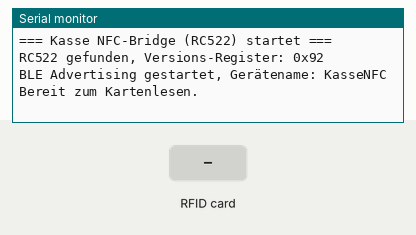
A sketch run on a simulated ESP32. Parts: the last lines printed to the serial monitor. The inputs (shaded band) are chosen by the test bench. Nothing arrives over Bluetooth unless stated; a phone connects over Bluetooth LE 3 s after start.

Above: at 1.2 s.
1.3 s: RFID card 5E 7A 19 C4 held to the reader
At 1.9 s:
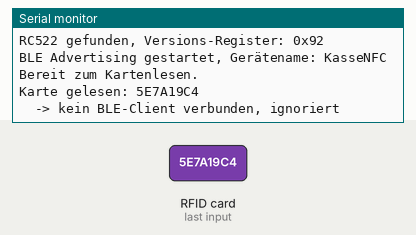
4.5 s: RFID card 5E 7A 19 C4 held to the reader
At 5.7 s:
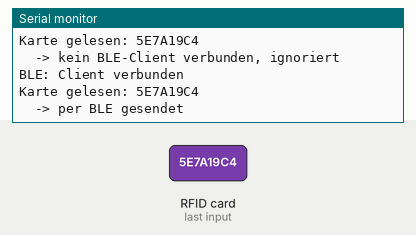

Measured:
- after the input at 1.3 s, the serial monitor: prints a new line at once (image 1)
- after the input at 4.5 s, the serial monitor: prints a new line after 0.07 s (image 2)

The sketch:

KinderKasseNFC_RC522.ino
```cpp
/*
 * ESP32 + RC522 → Web Bluetooth NFC Bridge (Variante für RC522 statt PN532)
 * =============================================================================
 * Liest NFC-Karten-UIDs über den RC522 (SPI) und sendet sie als
 * BLE-Notification an den Browser (Web Bluetooth API).
 *
 * Lenovo Tab M11 hat kein eigenes NFC — dieser Bridge ersetzt es.
 *
 * Verkabelung (SPI-Modus, RC522 läuft IMMER über SPI, kein Umschalten nötig):
 *   RC522 SDA(SS) -> ESP32 GPIO5
 *   RC522 SCK     -> ESP32 GPIO18
 *   RC522 MOSI    -> ESP32 GPIO23
 *   RC522 MISO    -> ESP32 GPIO19
 *   RC522 RST     -> ESP32 GPIO22
 *   RC522 GND     -> ESP32 GND
 *   RC522 3.3V    -> ESP32 3.3V   (NIEMALS 5V! RC522 ist 3.3V-only)
 *
 * Benötigte Libraries (über Arduino IDE Library Manager):
 *   - "MFRC522" von GithubCommunity (oft als "MFRC522v2" gelistet)
 *   - ESP32 BLE Arduino (kommt mit dem ESP32-Board-Paket)
 *
 * Unterstützt MIFARE Classic / Ultralight (ISO14443A) — die gängigsten
 * NFC-Karten und -Schlüsselanhänger. Reicht für dieses Kassenspiel-Projekt.
 *
 * Nach dem Flashen erscheint das Gerät als "KasseNFC" in der
 * Bluetooth-Geräteliste. Die Web-App verbindet sich automatisch,
 * sobald man in der Kasse auf "Mit NFC-Box bezahlen" tippt.
 */

#include <SPI.h>
#include <MFRC522.h>
#include <BLEDevice.h>
#include <BLEServer.h>
#include <BLEUtils.h>
#include <BLE2902.h>

// ── RC522 Setup (SPI) ────────────────────────────────────────────────────────
#define RST_PIN   22
#define SS_PIN     5
MFRC522 mfrc522(SS_PIN, RST_PIN);

// ── BLE GATT UUIDs ──────────────────────────────────────────────────────────
// Eigene, zufällig generierte UUIDs — müssen exakt mit dem Frontend übereinstimmen!
#define SERVICE_UUID        "7a0f0001-1b55-4e2a-9c2e-9a6b9f3a2c10"
#define UID_CHAR_UUID        "7a0f0002-1b55-4e2a-9c2e-9a6b9f3a2c10"
#define DEVICE_NAME          "KasseNFC"

BLEServer* pServer = nullptr;
BLECharacteristic* pUidCharacteristic = nullptr;
bool deviceConnected = false;

// Verhindert, dass dieselbe Karte mehrfach pro Auflegen gesendet wird
String lastUid = "";
unsigned long lastReadTime = 0;
const unsigned long DEBOUNCE_MS = 1500;

// ── BLE Server Callbacks ──────────────────────────────────────────────────
class ServerCallbacks : public BLEServerCallbacks {
  void onConnect(BLEServer* server) override {
    deviceConnected = true;
    Serial.println("BLE: Client verbunden");
  }
  void onDisconnect(BLEServer* server) override {
    deviceConnected = false;
    Serial.println("BLE: Client getrennt — Advertising neu starten");
    BLEDevice::startAdvertising();
  }
};

void setup() {
  Serial.begin(115200);
  Serial.println("\n=== Kasse NFC-Bridge (RC522) startet ===");

  // RC522 initialisieren
  SPI.begin(); // Standard ESP32 SPI-Pins: SCK=18, MISO=19, MOSI=23
  mfrc522.PCD_Init();

  // Firmware-Version prüfen, um sicherzustellen, dass der Chip erreichbar ist
  byte version = mfrc522.PCD_ReadRegister(MFRC522::VersionReg);
  if (version == 0x00 || version == 0xFF) {
    Serial.println("FEHLER: RC522 nicht gefunden! Verkabelung prüfen.");
    while (1) { delay(1000); }
  }
  Serial.print("RC522 gefunden, Versions-Register: 0x");
  Serial.println(version, HEX);

  // BLE Server aufsetzen
  BLEDevice::init(DEVICE_NAME);
  pServer = BLEDevice::createServer();
  pServer->setCallbacks(new ServerCallbacks());

  BLEService* pService = pServer->createService(SERVICE_UUID);
  pUidCharacteristic = pService->createCharacteristic(
    UID_CHAR_UUID,
    BLECharacteristic::PROPERTY_READ | BLECharacteristic::PROPERTY_NOTIFY
  );
  pUidCharacteristic->addDescriptor(new BLE2902());
  pUidCharacteristic->setValue("ready");

  pService->start();

  BLEAdvertising* pAdvertising = BLEDevice::getAdvertising();
  pAdvertising->addServiceUUID(SERVICE_UUID);
  pAdvertising->setScanResponse(true);
  BLEDevice::startAdvertising();

  Serial.println("BLE Advertising gestartet, Gerätename: " DEVICE_NAME);
  Serial.println("Bereit zum Kartenlesen.");
}

void loop() {
  // Neue Karte in Reichweite?
  if (!mfrc522.PICC_IsNewCardPresent()) {
    // Keine Karte erkannt — Debounce nach kurzer Zeit zurücksetzen,
    // damit dieselbe Karte erneut gelesen werden kann, nachdem sie kurz weg war
    if (millis() - lastReadTime > DEBOUNCE_MS * 2) {
      lastUid = "";
    }
    delay(50);
    return;
  }

  // UID auslesen
  if (!mfrc522.PICC_ReadCardSerial()) {
    return;
  }

  String uidHex = "";
  for (byte i = 0; i < mfrc522.uid.size; i++) {
    if (mfrc522.uid.uidByte[i] < 0x10) uidHex += "0";
    uidHex += String(mfrc522.uid.uidByte[i], HEX);
  }
  uidHex.toUpperCase();

  unsigned long now = millis();
  bool isDuplicate = (uidHex == lastUid) && (now - lastReadTime < DEBOUNCE_MS);

  if (!isDuplicate) {
    Serial.print("Karte gelesen: ");
    Serial.println(uidHex);

    if (deviceConnected && pUidCharacteristic != nullptr) {
      pUidCharacteristic->setValue(uidHex.c_str());
      pUidCharacteristic->notify();
      Serial.println("  -> per BLE gesendet");
    } else {
      Serial.println("  -> kein BLE-Client verbunden, ignoriert");
    }

    lastUid = uidHex;
    lastReadTime = now;
  }

  // Karte "schlafen legen", damit der RC522 bereit für die nächste ist
  mfrc522.PICC_HaltA();
}
```
